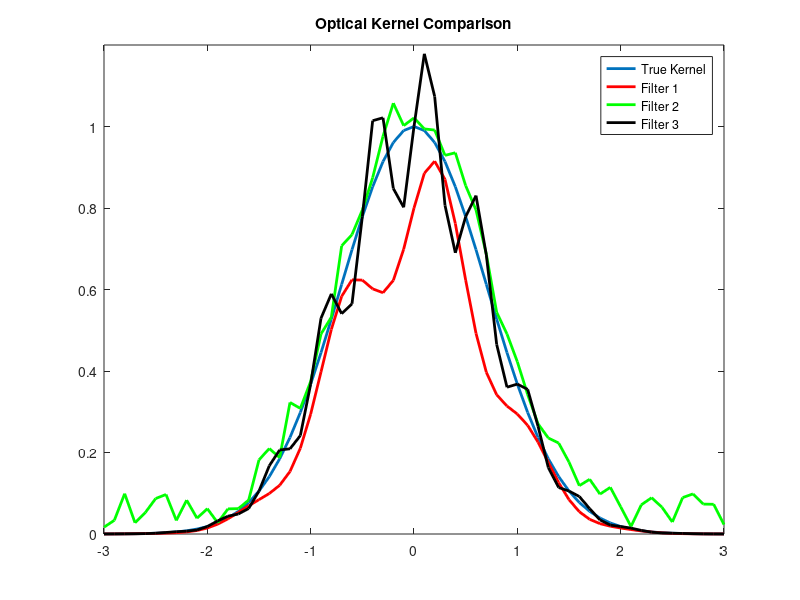

The MATLAB source for this figure:
% Script used to create Kernels for visualization only

clc
clear
close all

x = -3:.1:3;
y = 1*exp(-x.^2);
y1 = .8*(y +.2.*sin(2*pi*x).*y);
y2 = y +.1*rand(1,length(x));
y3 = 1*(y +.2.*sin(4*pi*x).*y); 

plot(x,y,'LineWidth',2)
hold on
plot(x,y1,'r','LineWidth',2)
plot(x,y2,'g','LineWidth',2)
plot(x,y3,'k','LineWidth',2)
axis ([-3 3 0 1.2])
legend('True Kernel','Filter 1', 'Filter 2', 'Filter 3')
title('Optical Kernel Comparison')

